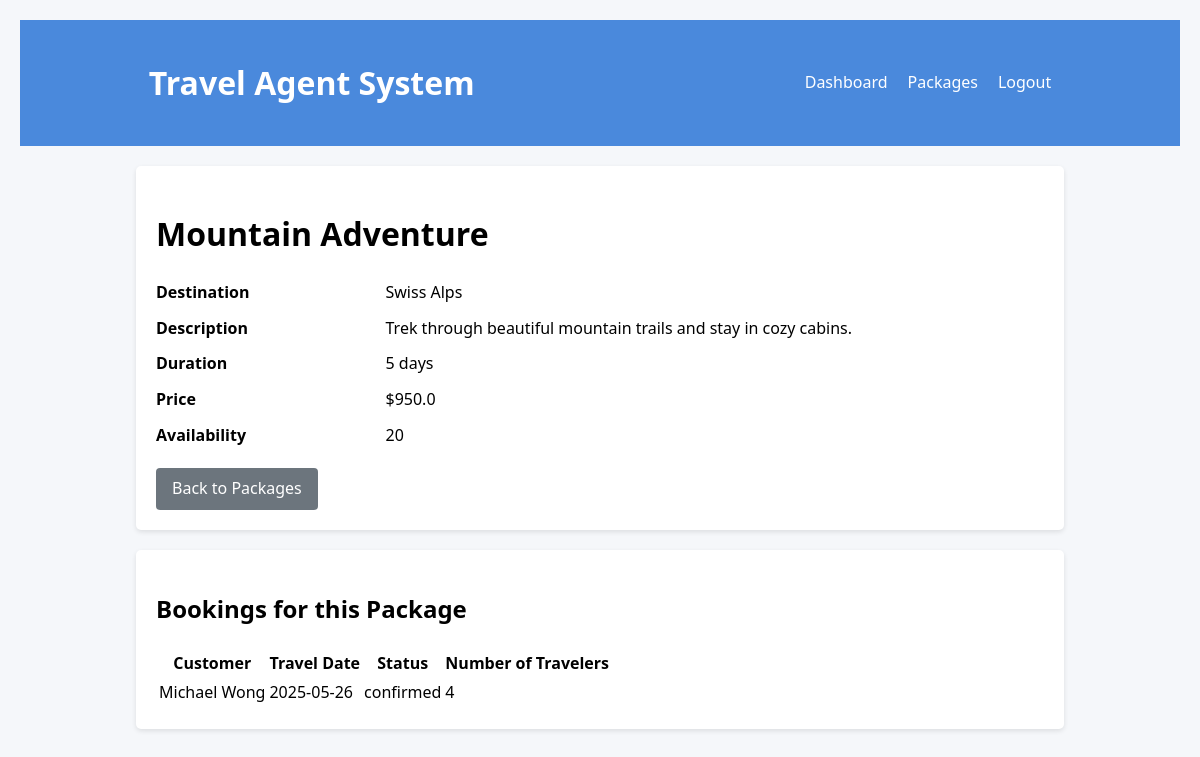
The app's page /packages/3 (signed in) with its own data.
### simple_app_new.py (models this page shows)
class TravelPackage(db.Model):
    id = db.Column(db.Integer, primary_key=True)
    name = db.Column(db.String(100), nullable=False)
    description = db.Column(db.Text)
    destination = db.Column(db.String(100), nullable=False)
    duration = db.Column(db.Integer, nullable=False)  # in days
    price = db.Column(db.Float, nullable=False)
    availability = db.Column(db.Integer, default=10)  # max number of bookings
    created_at = db.Column(db.DateTime, default=datetime.utcnow)
    bookings = db.relationship('Booking', backref='package', lazy=True)

class Booking(db.Model):
    id = db.Column(db.Integer, primary_key=True)
    customer_id = db.Column(db.Integer, db.ForeignKey('customer.id'), nullable=False)
    package_id = db.Column(db.Integer, db.ForeignKey('travel_package.id'), nullable=False)
    booking_date = db.Column(db.DateTime, default=datetime.utcnow)
    travel_date = db.Column(db.DateTime, nullable=False)
    status = db.Column(db.String(20), default='pending')  # pending, confirmed, cancelled
    num_travelers = db.Column(db.Integer, default=1)
    total_price = db.Column(db.Float)

class Customer(db.Model):
    id = db.Column(db.Integer, primary_key=True)
    name = db.Column(db.String(100), nullable=False)
    email = db.Column(db.String(120), unique=True, nullable=False)
    phone = db.Column(db.String(20))
    address = db.Column(db.String(200))
    created_at = db.Column(db.DateTime, default=datetime.utcnow)
    bookings = db.relationship('Booking', backref='customer', lazy=True)

### simple_app_new.py (the view)
@app.route('/packages/<int:id>')
def view_package(id):
    if not session.get('user_id'):
        return redirect(url_for('login'))
    package = TravelPackage.query.get_or_404(id)
    return render_template('packages/view.html', title=package.name, package=package)

### templates/packages/view.html (shortened to what this page needs)
<!DOCTYPE html>
<html lang="en">
<head>
</head>
<body>
    <header>
        <div class="container">
            <div class="navbar">
                <h1>Travel Agent System</h1>
                <ul class="nav-list">
                    <li class="nav-item"><a class="nav-link" href="{{ url_for('dashboard') }}">Dashboard</a></li>
                    <li class="nav-item"><a class="nav-link" href="{{ url_for('list_packages') }}">Packages</a></li>
                    <li class="nav-item"><a class="nav-link" href="{{ url_for('logout') }}">Logout</a></li>
                </ul>
            </div>
        </div>
    </header>
    <div class="container">
        <div class="card">
            <h1>{{ package.name }}</h1>
            <dl>
                <dt>Destination</dt>
                <dd>{{ package.destination }}</dd>
                <dt>Description</dt>
                <dd>{{ package.description }}</dd>
                <dt>Duration</dt>
                <dd>{{ package.duration }} days</dd>
                <dt>Price</dt>
                <dd>${{ package.price }}</dd>
                <dt>Availability</dt>
                <dd>{{ package.availability }}</dd>
            </dl>
            <div style="margin-top: 20px;">
                <a href="{{ url_for('list_packages') }}" class="btn btn-secondary">Back to Packages</a>
            </div>
        </div>
        <div class="card">
            <h2>Bookings for this Package</h2>
            {% if package.bookings %}
                <table>
                    <thead>
                        <tr>
                            <th>Customer</th>
                            <th>Travel Date</th>
                            <th>Status</th>
                            <th>Number of Travelers</th>
                        </tr>
                    </thead>
                    <tbody>
                        {% for booking in package.bookings %}
                            <tr>
                                <td>{{ booking.customer.name }}</td>
                                <td>{{ booking.travel_date.strftime('%Y-%m-%d') }}</td>
                                <td>{{ booking.status }}</td>
                                <td>{{ booking.num_travelers }}</td>
                            </tr>
                        {% endfor %}
                    </tbody>
                </table>
            {% else %}
                <p>No bookings for this package yet.</p>
            {% endif %}
        </div>
    </div>
</body>
</html>

### templates/packages/view.html (style rules this page uses)
body { font-family: 'Segoe UI', Tahoma, Geneva, Verdana, sans-serif; line-height: 1.6; margin: 0; padding: 20px; background-color: #f5f7fa; }
.container { width: 80%; max-width: 1200px; margin: 0 auto; }
header { background-color: #4a89dc; color: white; padding: 1rem; margin-bottom: 20px; }
.navbar { display: flex; justify-content: space-between; align-items: center; }
.nav-list { display: flex; list-style: none; margin: 0; padding: 0; }
.nav-item { margin-left: 20px; }
.nav-link { color: white; text-decoration: none; }
.card { background-color: #fff; border-radius: 5px; box-shadow: 0 2px 5px rgba(0, 0, 0, 0.1); padding: 20px; margin-bottom: 20px; }
.btn { display: inline-block; padding: 8px 16px; background-color: #4a89dc; color: white; border: none; border-radius: 4px; text-decoration: none; cursor: pointer; margin-right: 10px; }
.btn-secondary { background-color: #6c757d; }
dl { display: grid; grid-template-columns: 1fr 3fr; gap: 10px; }
dt { font-weight: bold; }
dd { margin-left: 0; }

### records on screen
TravelPackage: name "Mountain Adventure", destination "Swiss Alps", description "Trek through beautiful mountain trails and stay in cozy cabins.", duration "5", price "950.0", availability "20"
Booking: customer.name "Michael Wong", travel_date "2025-05-26", status "confirmed", num_travelers "4"
